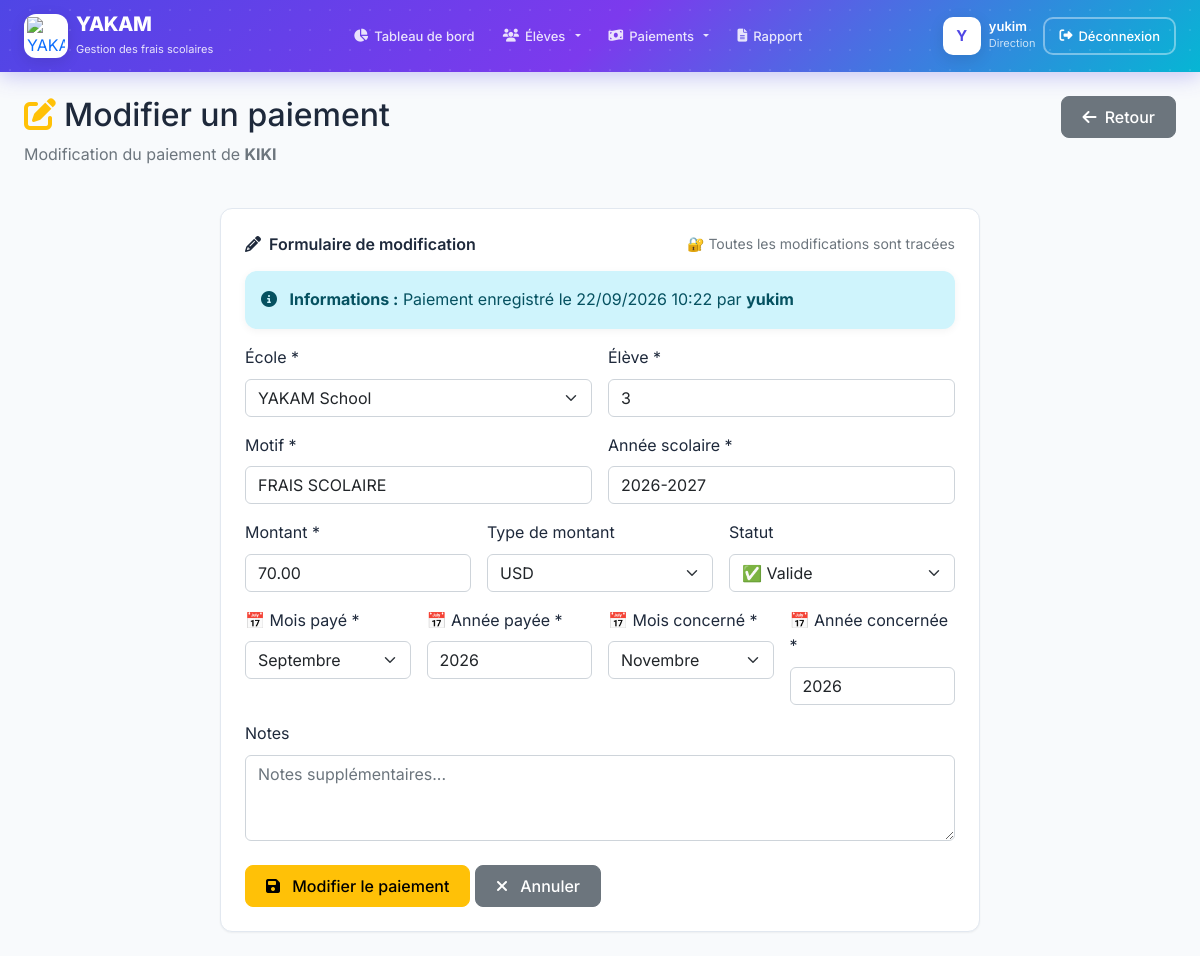
Page /paiements/modifier/19 (signed in) on the committed database.
### gestion/models.py (models this page shows, shortened)
class Eleve(models.Model):
    ecole = models.ForeignKey(Ecole, on_delete=models.CASCADE, related_name='eleves', null=True, blank=True)
    matricule = models.CharField(max_length=20, unique=True)
    nom_complet = models.CharField(max_length=200, db_index=True)
    section = models.ForeignKey(Section, on_delete=models.CASCADE, related_name='eleves')
    classe = models.ForeignKey(Classe, on_delete=models.CASCADE, related_name='eleves')
    option = models.CharField(max_length=100, blank=True, null=True)
    telephone_parent = models.CharField(max_length=20, blank=True, null=True)
    date_inscription = models.DateTimeField(auto_now_add=True)
    est_actif = models.BooleanField(default=True)
    class Meta:
        verbose_name = "Élève"
        verbose_name_plural = "Élèves"

class Paiement(models.Model):
    TYPES_MONTANT = [
        ('FC', 'FC'),
        ('USD', 'USD'),
    ]
    STATUT_CHOICES = [
        ('VALIDE', '✅ Valide'),
        ('INVALIDE', '❌ Invalide'),
        ('ANNULE', '⛔ Annulé'),
    ]
    MOIS_CHOICES = [
        (1, 'Janvier'), (2, 'Février'), (3, 'Mars'),
        (4, 'Avril'), (5, 'Mai'), (6, 'Juin'),
        (7, 'Juillet'), (8, 'Août'), (9, 'Septembre'),
        (10, 'Octobre'), (11, 'Novembre'), (12, 'Décembre'),
    ]
    ecole = models.ForeignKey(Ecole, on_delete=models.CASCADE, related_name='paiements', null=True, blank=True)
    eleve = models.ForeignKey(Eleve, on_delete=models.CASCADE, related_name='paiements')
    motif = models.CharField(max_length=200)
    annee_scolaire = models.CharField(max_length=20)
    montant = models.DecimalField(max_digits=10, decimal_places=2)
    type_montant = models.CharField(max_length=3, choices=TYPES_MONTANT, default='FC')
    statut = models.CharField(max_length=10, choices=STATUT_CHOICES, default='INVALIDE')
    notes = models.TextField(blank=True, null=True)
    mois_paye = models.IntegerField(choices=MOIS_CHOICES, help_text="Mois où le paiement a été effectué")
    mois_concerne = models.IntegerField(choices=MOIS_CHOICES, help_text="Mois pour lequel le paiement est effectué")
    annee_paye = models.IntegerField(default=datetime.now().year, help_text="Année où le paiement a été effectué")
    annee_concerne = models.IntegerField(default=datetime.now().year, help_text="Année pour laquelle le paiement est effectué")
    created_by = models.ForeignKey(User, on_delete=models.SET_NULL, null=True, blank=True, related_name='paiements_crees')
    created_at = models.DateTimeField(auto_now_add=True)
    modified_by = models.ForeignKey(User, on_delete=models.SET_NULL, null=True, blank=True, related_name='paiements_modifies')
    modified_at = models.DateTimeField(auto_now=True)
    annule_by = models.ForeignKey(User, on_delete=models.SET_NULL, null=True, blank=True, related_name='paiements_annules')
    annule_at = models.DateTimeField(null=True, blank=True)
    raison_annulation = models.TextField(blank=True, null=True)
    historique_modifications = models.JSONField(default=list, blank=True)
    class Meta:
        verbose_name = "Paiement"
        verbose_name_plural = "Paiements"
        ordering = ['-created_at']

### gestion/views.py (the view)
# urls.py: path("paiements/modifier/<int:paiement_id>", views.modifier_paiement, name="modifier_paiement"),
@login_required
def modifier_paiement(request, paiement_id):
    paiement = get_object_or_404(Paiement, id=paiement_id)
    eleve = paiement.eleve
    if request.method == 'POST':
        form = PaiementForm(request.POST, instance=paiement)
        if form.is_valid():
            paiement_modifie = form.save(commit=False)
            paiement_modifie.modified_by = request.user
            historique = paiement_modifie.historique_modifications or []
            historique.append({
                'date': str(datetime.now()),
                'utilisateur': request.user.username,
                'champs_modifies': 'Voir les changements ci-dessus'
            })
            paiement_modifie.historique_modifications = historique
            paiement_modifie.save()
            messages.success(request, f"✅ Paiement de {paiement_modifie.montant} {paiement_modifie.type_montant} modifié avec succès !")
            return redirect('gestion:detail_eleve', eleve_id=eleve.id)
        else:
            messages.error(request, "❌ Veuillez corriger les erreurs ci-dessous.")
    else:
        form = PaiementForm(instance=paiement)
    return render(request, 'gestion/modifier_paiement.html', {
        'form': form,
        'paiement': paiement,
        'eleve': eleve,
    })

### gestion/models.py (called while the page is built)
    def __str__(self):
        return self.nom

### gestion/templates/gestion/modifier_paiement.html (shortened to what this page needs)
{% extends 'gestion/base.html' %}
{% load static %}
{% block content %}
<div class="row mb-4">
    <div class="col">
        <h2><i class="fas fa-edit me-2 text-warning"></i>Modifier un paiement</h2>
        <p class="text-muted">
            Modification du paiement de <strong>{{ eleve.nom_complet }}</strong>
        </p>
    </div>
    <div class="col-auto">
        <a href="{% url 'gestion:detail_eleve' eleve.id %}" class="btn btn-secondary">
            <i class="fas fa-arrow-left me-1"></i> Retour
        </a>
    </div>
</div>
<div class="row">
    <div class="col-md-8 mx-auto">
        <div class="dashboard-card">
            <div class="card-header">
                <h5><i class="fas fa-pencil-alt me-2"></i>Formulaire de modification</h5>
                <small class="text-muted">🔐 Toutes les modifications sont tracées</small>
            </div>
            <div class="card-body">
                <div class="alert alert-info">
                    <i class="fas fa-info-circle me-2"></i>
                    <strong>Informations :</strong>
                    Paiement enregistré le {{ paiement.created_at|date:"d/m/Y H:i" }} par <strong>{{ paiement.created_by|default:"-" }}</strong>
                </div>
                <form method="post" id="paiementForm">
                    <div class="row g-3">
                        <div class="col-md-6">
                            <label for="{{ form.ecole.id_for_label }}" class="form-label">École *</label>
                            {{ form.ecole }}
                        </div>
                        <div class="col-md-6">
                            <label for="{{ form.eleve.id_for_label }}" class="form-label">Élève *</label>
                            {{ form.eleve }}
                        </div>
                        <div class="col-md-6">
                            <label for="{{ form.motif.id_for_label }}" class="form-label">Motif *</label>
                            {{ form.motif }}
                        </div>
                        <div class="col-md-6">
                            <label for="{{ form.annee_scolaire.id_for_label }}" class="form-label">Année scolaire *</label>
                            {{ form.annee_scolaire }}
                        </div>
                        <div class="col-md-4">
                            <label for="{{ form.montant.id_for_label }}" class="form-label">Montant *</label>
                            {{ form.montant }}
                        </div>
                        <div class="col-md-4">
                            <label for="{{ form.type_montant.id_for_label }}" class="form-label">Type de montant</label>
                            {{ form.type_montant }}
                        </div>
                        <div class="col-md-4">
                            <label for="{{ form.statut.id_for_label }}" class="form-label">Statut</label>
                            {{ form.statut }}
                        </div>
                        <div class="col-md-3">
                            <label for="{{ form.mois_paye.id_for_label }}" class="form-label">📅 Mois payé *</label>
                            {{ form.mois_paye }}
                        </div>
                        <div class="col-md-3">
                            <label for="{{ form.annee_paye.id_for_label }}" class="form-label">📅 Année payée *</label>
                            {{ form.annee_paye }}
                        </div>
                        <div class="col-md-3">
                            <label for="{{ form.mois_concerne.id_for_label }}" class="form-label">📅 Mois concerné *</label>
                            {{ form.mois_concerne }}
                        </div>
                        <div class="col-md-3">
                            <label for="{{ form.annee_concerne.id_for_label }}" class="form-label">📅 Année concernée *</label>
                            {{ form.annee_concerne }}
                        </div>
                        <div class="col-12">
                            <label for="{{ form.notes.id_for_label }}" class="form-label">Notes</label>
                            {{ form.notes }}
                        </div>
                        <div class="col-12 mt-4">
                            <button type="submit" class="btn btn-warning">
                                <i class="fas fa-save me-2"></i> Modifier le paiement
                            </button>
                            <a href="{% url 'gestion:detail_eleve' eleve.id %}" class="btn btn-secondary">
                                <i class="fas fa-times me-2"></i> Annuler
                            </a>
                        </div>
                    </div>
                </form>
            </div>
        </div>
    </div>
</div>
{% endblock %}

### gestion/templates/gestion/base.html (shortened to what this page needs)
{% load static %}
<!DOCTYPE html>
<html lang="fr">
<head>
    <link href="https://cdn.jsdelivr.net/npm/bootstrap@5.2.3/dist/css/bootstrap.min.css" rel="stylesheet">
    <link href="https://cdnjs.cloudflare.com/ajax/libs/font-awesome/6.4.0/css/all.min.css" rel="stylesheet">
    <link rel="stylesheet" href="{% static 'css/style.css' %}">
</head>
<body>
    {% if user.is_authenticated %}
    <header class="yakam-header">
        <div class="yakam-header-bg"></div>
        <div class="container-fluid">
            <div class="d-flex align-items-center gap-2">
                <a href="{% url 'gestion:dashboard' %}" class="yakam-logo">
                    <img src="{% static 'images/pc5.logo' %}" alt="YAKAM">
                </a>
                <div>
                    <a href="{% url 'gestion:dashboard' %}" class="yakam-brand">YAKAM</a>
                    <p class="yakam-subtitle d-none d-md-block">Gestion des frais scolaires</p>
                </div>
            </div>
            <nav class="yakam-nav">
                <a class="yakam-nav-link {% if request.resolver_match.url_name == 'dashboard' %}active{% endif %}"
                   href="{% url 'gestion:dashboard' %}">
                    <i class="fas fa-chart-pie"></i> <span>Tableau de bord</span>
                </a>
                <div class="dropdown">
                    <a class="yakam-nav-link dropdown-toggle" href="#" role="button" data-bs-toggle="dropdown" data-bs-auto-close="true">
                        <i class="fas fa-users"></i> <span>Élèves</span>
                    </a>
                </div>
                <div class="dropdown">
                    <a class="yakam-nav-link dropdown-toggle" href="#" role="button" data-bs-toggle="dropdown" data-bs-auto-close="true">
                        <i class="fas fa-money-bill-wave"></i> <span>Paiements</span>
                    </a>
                </div>
                <a class="yakam-nav-link {% if request.resolver_match.url_name == 'rapport' %}active{% endif %}"
                   href="{% url 'gestion:rapport' %}">
                    <i class="fas fa-file-alt"></i> <span>Rapport</span>
                </a>
            </nav>
            <div class="d-flex align-items-center gap-2">
                <div class="yakam-avatar">
                    {{ user.username|slice:":1"|upper }}
                </div>
                <div class="d-none d-md-block">
                    <div class="yakam-user-info">{{ user.username }}</div>
                    <div class="yakam-user-role">Direction</div>
                </div>
                <a href="{% url 'gestion:logout' %}" class="btn-logout">
                    <i class="fas fa-sign-out-alt"></i> <span class="d-none d-lg-inline">Déconnexion</span>
                </a>
            </div>
        </div>
    </header>
    {% endif %}
    <div class="main-wrapper">
        <main class="main-content">
            {% block content %}{% endblock %}
        </main>
    </div>
</body>
</html>

### static/css/style.css (style rules this page uses)
:root { --primary: #4F46E5; --primary-light: #818CF8; --primary-dark: #3730A3; --secondary: #0EA5E9; --success: #10B981; --warning: #F59E0B; --danger: #EF4444; --gray-50: #F8FAFC; --gray-100: #F1F5F9; --gray-200: #E2E8F0; --gray-300: #CBD5E1; --gray-400: #94A3B8; --gray-500: #64748B; --gray-600: #475569; --gray-700: #334155; --gray-800: #1E293B; --gray-900: #0F172A; --shadow-sm: 0 1px 2px rgba(0,0,0,0.05); --shadow: 0 4px 6px -1px rgba(0,0,0,0.1); --shadow-lg: 0 10px 15px -3px rgba(0,0,0,0.1); --shadow-xl: 0 20px 25px -5px rgba(0,0,0,0.1); --radius: 12px; --radius-sm: 8px; }
* { margin: 0; padding: 0; box-sizing: border-box; }
body { font-family: 'Inter', -apple-system, BlinkMacSystemFont, sans-serif; background: var(--gray-50); color: var(--gray-800); line-height: 1.6; }
.dashboard-card { background: white; border-radius: var(--radius); padding: 24px; box-shadow: var(--shadow-sm); border: 1px solid var(--gray-200); }
.dashboard-card .card-header { display: flex; justify-content: space-between; align-items: center; margin-bottom: 16px; }
.dashboard-card .card-header h5 { font-size: 16px; font-weight: 600; margin: 0; }
.btn { border-radius: var(--radius-sm); font-weight: 500; padding: 8px 20px; transition: all 0.2s; }

### gestion/templates/gestion/base.html (style rules this page uses)
* { box-sizing: border-box; }
html, body { margin: 0; padding: 0; background: #f8fafc; font-family: 'Inter', sans-serif; }
.yakam-header { position: fixed; top: 0; left: 0; right: 0; z-index: 1030; background: linear-gradient(135deg, #4F46E5 0%, #7C3AED 50%, #06b6d4 100%); padding: 12px 24px; box-shadow: 0 4px 20px rgba(79, 70, 229, 0.3); height: 72px; overflow: visible !important; }
.yakam-header-bg { position: absolute; top: 0; left: 0; right: 0; bottom: 0; opacity: 0.1; background-image: radial-gradient(circle, white 1px, transparent 1px); background-size: 20px 20px; pointer-events: none; overflow: hidden; border-radius: 0; z-index: 0; }
.yakam-header .container-fluid { position: relative; z-index: 1; height: 100%; display: flex; align-items: center; justify-content: space-between; gap: 16px; padding: 0; }
.yakam-logo { background: white; width: 44px; height: 44px; min-width: 44px; border-radius: 12px; display: flex; align-items: center; justify-content: center; box-shadow: 0 4px 15px rgba(0,0,0,0.1); transition: transform 0.3s ease; text-decoration: none; padding: 3px; overflow: hidden; }
.yakam-logo img { width: 100%; height: 100%; object-fit: contain; }
.yakam-brand { color: white; font-weight: 800; font-size: 20px; letter-spacing: -0.5px; text-decoration: none; line-height: 1; }
.yakam-subtitle { color: rgba(255,255,255,0.85); font-size: 11px; margin: 2px 0 0 0; }
.yakam-nav { display: flex; align-items: center; gap: 4px; }
.yakam-nav-link { color: rgba(255,255,255,0.85) !important; text-decoration: none; padding: 8px 16px; border-radius: 10px; font-weight: 500; font-size: 14px; transition: all 0.2s ease; display: inline-flex; align-items: center; gap: 6px; white-space: nowrap; cursor: pointer; border: none; background: transparent; }
.dropdown { position: relative; }
.yakam-avatar { background: white; width: 38px; height: 38px; min-width: 38px; border-radius: 10px; display: flex; align-items: center; justify-content: center; font-weight: 700; font-size: 15px; color: #4F46E5; box-shadow: 0 4px 15px rgba(0,0,0,0.1); }
.yakam-user-info { color: white; font-weight: 600; font-size: 13px; line-height: 1.2; }
.yakam-user-role { color: rgba(255,255,255,0.75); font-size: 11px; }
.btn-logout { color: white; text-decoration: none; padding: 7px 14px; border-radius: 10px; font-weight: 500; font-size: 13px; border: 2px solid rgba(255,255,255,0.4); transition: all 0.2s ease; display: inline-flex; align-items: center; gap: 6px; white-space: nowrap; }
.main-wrapper { padding-top: 72px; min-height: 100vh; }
.main-content { padding: 24px; }
.alert { border-radius: 12px; border: none; box-shadow: 0 2px 8px rgba(0,0,0,0.05); }
@media (max-width: 1200px) { .yakam-nav-link { padding: 8px 12px; font-size: 13px; } }

### rows in the picture
Eleve: nom_complet "KIKI"
Paiement: created_at "22/09/2026 10:22", created_by "yukim", ecole "YAKAM School", eleve "3", motif "FRAIS SCOLAIRE", annee_scolaire "2026-2027", montant "70.00", type_montant "USD", statut "✅ Valide", mois_paye "Septembre", annee_paye "2026", mois_concerne "Novembre", annee_concerne "2026"

### other values in the picture
{{ user.username|slice:":1"|upper }} "Y"
{{ user.username }} "yukim"
